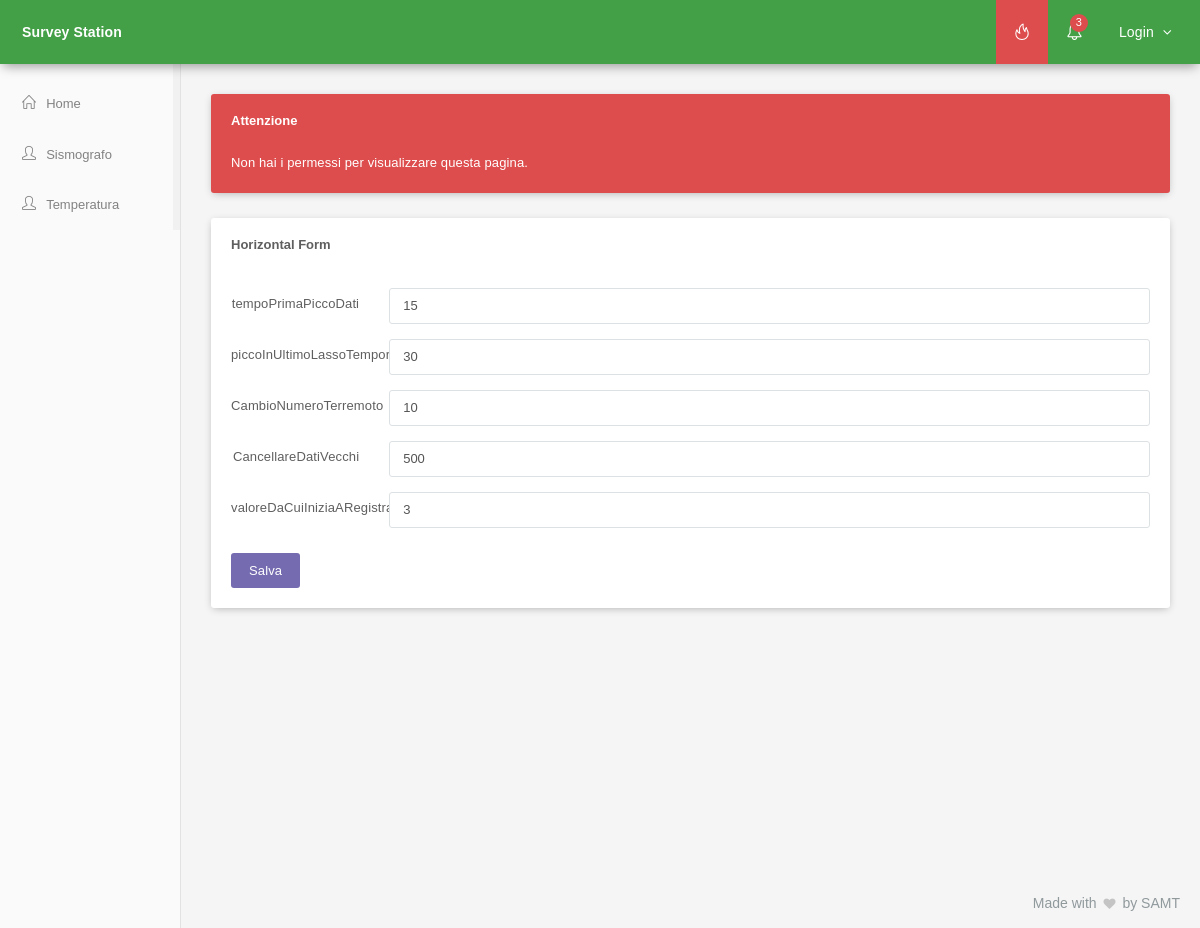
Screenshot of /Sito/admin/index.php with the database file from the repository.
### tables this page shows
create table configurazione(
  `ID` int(11) AUTO_INCREMENT not null,
  `Parametro` varchar(60) NOT NULL,
  `Valore` varchar(60) NOT NULL,
  PRIMARY KEY (`ID`)
);

### Sito/admin/index.php (the view, shortened to what this page needs)
<?php
require "../inc/config.php";
?>
<!DOCTYPE html>
<html lang="en">
<head>
	<?php
	$globals['page'] = 'Admin';
	require "../inc/head.php"; ?>
	<head>
		<body class="compact-menu">
			<main class="page-content content-wrap">
				<?php require "../inc/menu.php"; ?>
				<?php require "../inc/sidebar.php"; ?>
				<div class="page-inner">
					<div id="main-wrapper">
						<div class="row">
							<div class="col-lg-12 col-md-12 col-sm-12 col-xs-12">
								<div class="panel panel-red">
									<div class="panel-heading">
										<h3 class="panel-title">Attenzione</h3>
									</div>
									<div class="panel-body">
										Non hai i permessi per visualizzare questa pagina.
									</div>
								</div>
							</div>
						</div>
						<div class="row">
							<div class="col-lg-12 col-md-12 col-sm-12 col-xs-12">
								<div class="panel panel-white">
									<div class="panel-heading clearfix">
										<h4 class="panel-title">Horizontal Form</h4>
									</div>
									<div class="panel-body">
										<form class="form-horizontal m-t-xs" action="" method="post">
											<?php
											$result = $mysql_con->query('SELECT * from configurazione');
											$rows = array();
											while ($r = $result->fetch_array(MYSQLI_ASSOC)) {
												$rows[] = $r;
											}
											for($i=0; $i<count($rows); $i++){
												echo '<div class="form-group">
												<label for="input-Default" class="col-sm-2 control-label">'.$rows[$i]["Parametro"].'</label>
												<div class="col-sm-10">
												<input type="text" class="form-control" name="'.$rows[$i]["ID"].'" value="'.$rows[$i]["Valore"].'"/>
												</div>
												</div>';
											}
											?>
											<button type="submit" class="btn btn-primary m-t-xs m-b-xs">Salva</button>
										</form>
									</div>
								</div>
							</div>
						</div>
					</div>
					<?php require "../inc/foot.php"; ?>
				</div>
			</main>
		</body>

### Sito/inc/head.php (shortened to what this page needs)
<link href="/surveystation/assets/plugins/pace-master/themes/blue/pace-theme-flash.css" rel="stylesheet"/>
<link href="/surveystation/assets/plugins/uniform/css/default.css" rel="stylesheet"/>
<link href="/surveystation/assets/plugins/bootstrap/css/bootstrap.min.css" rel="stylesheet" type="text/css"/>
<link href="/surveystation/assets/plugins/fontawesome/css/font-awesome.css" rel="stylesheet" type="text/css"/>
<link href="/surveystation/assets/plugins/line-icons/simple-line-icons.css" rel="stylesheet" type="text/css"/>
<link href="/surveystation/assets/plugins/offcanvasmenueffects/css/menu_cornerbox.css" rel="stylesheet" type="text/css"/>
<link href="/surveystation/assets/plugins/waves/waves.min.css" rel="stylesheet" type="text/css"/>
<link href="/surveystation/assets/plugins/switchery/switchery.min.css" rel="stylesheet" type="text/css"/>
<link href="/surveystation/assets/plugins/3d-bold-navigation/css/style.css" rel="stylesheet" type="text/css"/>
<link href="/surveystation/assets/plugins/slidepushmenus/css/component.css" rel="stylesheet" type="text/css"/>
<link href="/surveystation/assets/plugins/weather-icons-master/css/weather-icons.min.css" rel="stylesheet" type="text/css"/>
<link href="/surveystation/assets/plugins/toastr/toastr.min.css" rel="stylesheet" type="text/css"/>
<link href="/surveystation/assets/css/meteor.min.css" rel="stylesheet" type="text/css"/>
<link href="/surveystation/assets/css/layers/material-layer-green.css" class="theme-color" rel="stylesheet" type="text/css"/>
<link href="/surveystation/assets/css/animate.css" rel="stylesheet" type="text/css"/>
<link href="/surveystation/assets/css/custom.css" rel="stylesheet" type="text/css"/>

### Sito/inc/menu.php (shortened to what this page needs)
<div class="navbar">
    <div class="navbar-inner">
        <div class="logo-box">
            <a href="/surveystation/index.php" class="logo-text"><span>Survey Station</span></a>
        </div>
        <div class="topmenu-outer">
            <div class="top-menu">
                <ul class="nav navbar-nav navbar-right">
                    <li><a id="btn-n" class="dropdown-toggle btn-danger" data-toggle="dropdown"><i class="icon-fire"></i></a></li>
                    <li class="dropdown">
                        <a href="#" class="dropdown-toggle" data-toggle="dropdown"><i class="icon-bell"></i><span class="badge badge-danger pull-right">3</span></a>
                    </li>
                    <li class="dropdown">
                        <a href="#" class="dropdown-toggle" data-toggle="dropdown">
                            <span class="user-name">
                              <?php
                                if($_SESSION['email'] != null){
                                  echo "<i class='fa fa-user'></i>";
                                }
                                else{
                                  echo "Login";
                                }
                              ?>
                              <i class="fa fa-angle-down"></i>
                            </span>
                        </a>
                    </li>
                </ul>
            </div>
        </div>
    </div>
</div>

### Sito/inc/sidebar.php (shortened to what this page needs)
<div class="page-sidebar sidebar">
    <div class="page-sidebar-inner slimscroll">
        <ul class="menu accordion-menu">
            <li class="<?php if($globals['page'] == 'Home') echo 'active'; ?>"><a href="/surveystation/" class="waves-effect waves-button"><span class="menu-icon icon-home"></span><p>Home</p></a></li>
            <li class="<?php if($globals['page'] == 'Shake') echo 'active'; ?>"><a href="/surveystation/shake" class="waves-effect waves-button"><span class="menu-icon icon-user"></span><p>Sismografo</p><?php if($globals['page'] == 'shake') echo '<span class="active-page"></span>'; ?></a></li>
            <li class="<?php if($globals['page'] == 'Temperatura') echo 'active'; ?>"><a href="profile.html" class="waves-effect waves-button"><span class="menu-icon icon-user"></span><p>Temperatura</p><?php if($globals['page'] == 'temp') echo '<span class="active-page"></span>'; ?></a></li>
        </ul>
    </div>
</div>

### Sito/inc/foot.php
<div class="page-footer">
    <p class="no-s">Made with <i class="fa fa-heart"></i> by SAMT</p>
</div>

### Sito/assets/css/layers/material-layer-green.css (style rules this page uses)
body { background: #ccc; }
.page-content { background: #fafafa; }
.navbar { height: 64px; box-shadow: 0 5px 11px -3px rgba(0, 0, 0, 0.4); }
.navbar-inner { background: #43A047; }
.navbar .logo-box { background: #43A047; width: 180px; height: 64px; }
.navbar .logo-box a { color: #fff; }
.navbar .logo-box .logo-text { line-height: 64px; padding-left: 22px; padding-right: 22px; font-weight: bold; }
.topmenu-outer { background: #43A047; height: 64px; margin-left: 180px; }
.top-menu .navbar-nav > li > a { color: #fff; padding: 0 18px; }
.sidebar { background: #fafafa; }
.menu { background: #fafafa; }
.menu.accordion-menu { width: 180px; }
.menu.accordion-menu a { color: #828282; padding-left: 22px; padding-right: 22px; }
.menu.accordion-menu a p { font-size: 13px; }
.menu.accordion-menu > li > a.waves-button, .menu.accordion-menu > li > a.waves-circle { -webkit-mask-image: none; }
.top-menu .navbar-nav > li > a > .badge { top: 14px; right: 13px; }
.top-menu .navbar-nav > li > a > .user-name { line-height: 64px; }
.page-sidebar { width: 180px; }
.page-sidebar .page-sidebar-inner { padding-top: 15px; }
.page-footer { background: #F5F5F5; }
.page-footer p { color: #90999c; text-align: right; }
.page-footer p i { color: #c4c4c4; }
.top-menu .navbar-nav > li > a > i { line-height: 64px; }
.page-inner { border-left: 1px solid #E2E2E2; }
#main-wrapper { margin: 30px; }
.panel { box-shadow: 0 2px 8px -2px rgba(0,0,0,0.3); border: 0; }
.navbar, .top-menu .navbar-nav>li, .topmenu-outer { height: 64px; }

### rows the page displays
configurazione: Parametro "tempoPrimaPiccoDati", Valore "15"
configurazione: Parametro "piccoInUltimoLassoTemporale", Valore "30"
configurazione: Parametro "CambioNumeroTerremoto", Valore "10"
configurazione: Parametro "CancellareDatiVecchi", Valore "500"
configurazione: Parametro "valoreDaCuiIniziaARegistrareDati", Valore "3"
